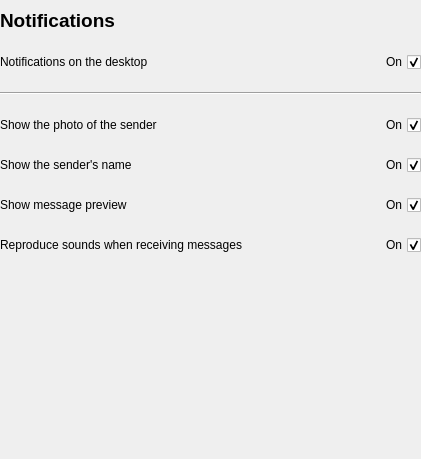
<?xml version="1.0" encoding="UTF-8"?>
<ui version="4.0">
 <class>Notifications</class>
 <widget class="QWidget" name="Notifications">
  <property name="geometry">
   <rect>
    <x>0</x>
    <y>0</y>
    <width>421</width>
    <height>459</height>
   </rect>
  </property>
  <property name="windowTitle">
   <string/>
  </property>
  <layout class="QHBoxLayout" name="horizontalLayout_2">
   <property name="spacing">
    <number>0</number>
   </property>
   <property name="leftMargin">
    <number>0</number>
   </property>
   <property name="topMargin">
    <number>0</number>
   </property>
   <property name="rightMargin">
    <number>0</number>
   </property>
   <property name="bottomMargin">
    <number>0</number>
   </property>
   <item>
    <widget class="QScrollArea" name="scrollArea">
     <property name="frameShape">
      <enum>QFrame::NoFrame</enum>
     </property>
     <property name="widgetResizable">
      <bool>true</bool>
     </property>
     <widget class="QWidget" name="notifications_scrollArea">
      <property name="geometry">
       <rect>
        <x>0</x>
        <y>0</y>
        <width>421</width>
        <height>459</height>
       </rect>
      </property>
      <property name="minimumSize">
       <size>
        <width>250</width>
        <height>0</height>
       </size>
      </property>
      <layout class="QVBoxLayout" name="verticalLayout">
       <property name="spacing">
        <number>20</number>
       </property>
       <property name="leftMargin">
        <number>0</number>
       </property>
       <property name="rightMargin">
        <number>0</number>
       </property>
       <property name="bottomMargin">
        <number>0</number>
       </property>
       <item>
        <widget class="QLabel" name="label">
         <property name="font">
          <font>
           <pointsize>14</pointsize>
           <bold>true</bold>
          </font>
         </property>
         <property name="text">
          <string>Notifications</string>
         </property>
        </widget>
       </item>
       <item>
        <layout class="QHBoxLayout" name="horizontalLayout">
         <item>
          <widget class="QLabel" name="label_2">
           <property name="text">
            <string>Notifications on the desktop</string>
           </property>
          </widget>
         </item>
         <item>
          <widget class="QCheckBox" name="notify_desktop">
           <property name="layoutDirection">
            <enum>Qt::RightToLeft</enum>
           </property>
           <property name="text">
            <string>On</string>
           </property>
           <property name="checked">
            <bool>true</bool>
           </property>
          </widget>
         </item>
        </layout>
       </item>
       <item>
        <widget class="Line" name="line">
         <property name="orientation">
          <enum>Qt::Horizontal</enum>
         </property>
        </widget>
       </item>
       <item>
        <layout class="QFormLayout" name="frameNotifications">
         <item row="0" column="0">
          <widget class="QLabel" name="label_3">
           <property name="text">
            <string>Show the photo of the sender</string>
           </property>
          </widget>
         </item>
         <item row="1" column="0">
          <widget class="QLabel" name="label_4">
           <property name="text">
            <string>Show the sender's name</string>
           </property>
          </widget>
         </item>
         <item row="2" column="0">
          <widget class="QLabel" name="label_5">
           <property name="text">
            <string>Show message preview</string>
           </property>
          </widget>
         </item>
         <item row="3" column="0">
          <widget class="QLabel" name="label_show_sound">
           <property name="text">
            <string>Reproduce sounds when receiving messages</string>
           </property>
          </widget>
         </item>
         <item row="0" column="1">
          <widget class="QCheckBox" name="show_photo">
           <property name="layoutDirection">
            <enum>Qt::RightToLeft</enum>
           </property>
           <property name="text">
            <string>On</string>
           </property>
           <property name="checked">
            <bool>true</bool>
           </property>
          </widget>
         </item>
         <item row="1" column="1">
          <widget class="QCheckBox" name="show_name">
           <property name="layoutDirection">
            <enum>Qt::RightToLeft</enum>
           </property>
           <property name="text">
            <string>On</string>
           </property>
           <property name="checked">
            <bool>true</bool>
           </property>
          </widget>
         </item>
         <item row="2" column="1">
          <widget class="QCheckBox" name="show_msg">
           <property name="layoutDirection">
            <enum>Qt::RightToLeft</enum>
           </property>
           <property name="text">
            <string>On</string>
           </property>
           <property name="checked">
            <bool>true</bool>
           </property>
          </widget>
         </item>
         <item row="3" column="1">
          <widget class="QCheckBox" name="show_sound">
           <property name="layoutDirection">
            <enum>Qt::RightToLeft</enum>
           </property>
           <property name="text">
            <string>On</string>
           </property>
           <property name="checked">
            <bool>true</bool>
           </property>
          </widget>
         </item>
        </layout>
       </item>
       <item>
        <spacer name="verticalSpacer">
         <property name="orientation">
          <enum>Qt::Vertical</enum>
         </property>
         <property name="sizeHint" stdset="0">
          <size>
           <width>20</width>
           <height>199</height>
          </size>
         </property>
        </spacer>
       </item>
      </layout>
     </widget>
    </widget>
   </item>
  </layout>
 </widget>
 <resources/>
 <connections/>
</ui>
